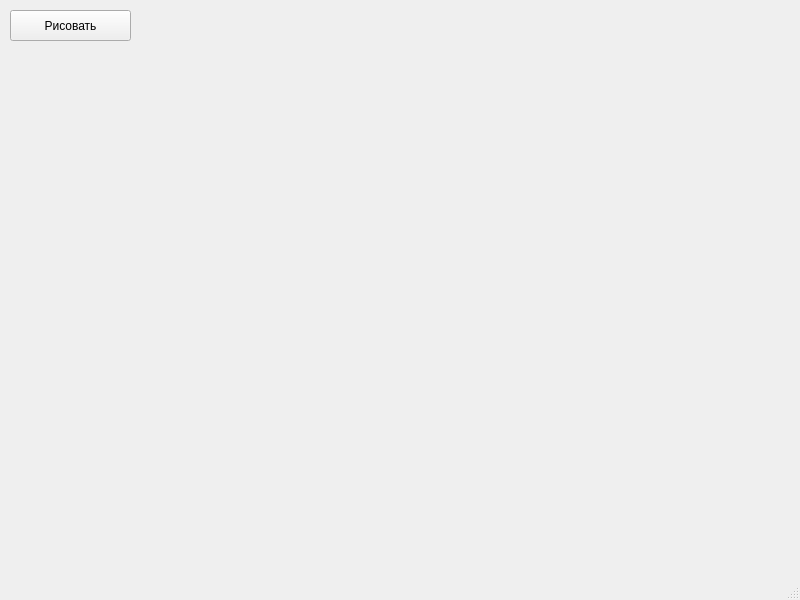
<?xml version="1.0" encoding="UTF-8"?>
<ui version="4.0">
 <class>MainWindow</class>
 <widget class="QMainWindow" name="MainWindow">
  <property name="geometry">
   <rect>
    <x>0</x>
    <y>0</y>
    <width>800</width>
    <height>600</height>
   </rect>
  </property>
  <property name="windowTitle">
   <string>MainWindow</string>
  </property>
  <widget class="QWidget" name="centralwidget">
   <widget class="QPushButton" name="pushButton">
    <property name="geometry">
     <rect>
      <x>10</x>
      <y>10</y>
      <width>121</width>
      <height>31</height>
     </rect>
    </property>
    <property name="text">
     <string>Рисовать</string>
    </property>
   </widget>
  </widget>
  <widget class="QMenuBar" name="menubar">
   <property name="geometry">
    <rect>
     <x>0</x>
     <y>0</y>
     <width>800</width>
     <height>21</height>
    </rect>
   </property>
  </widget>
  <widget class="QStatusBar" name="statusbar"/>
 </widget>
 <resources/>
 <connections/>
</ui>
